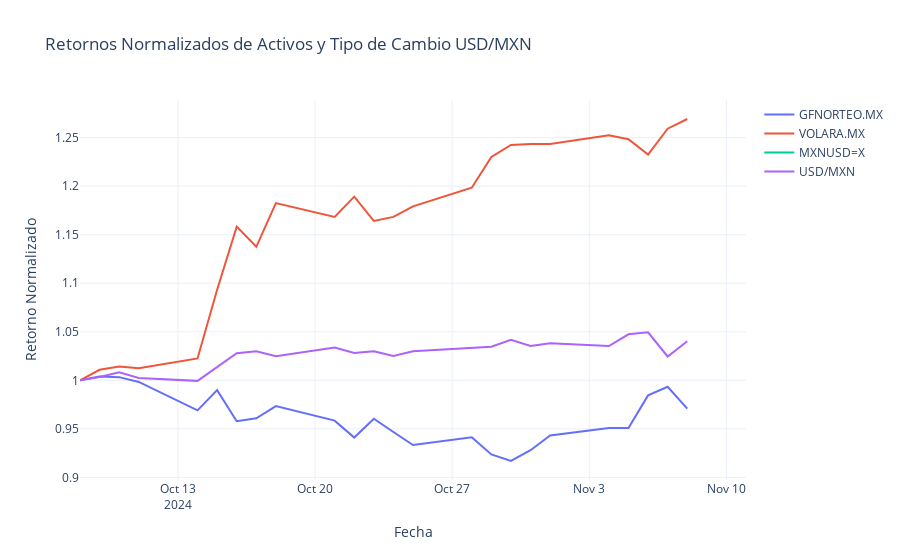

Write notebook code for a chart like this one.
### Markdown cell above
## 3. Análisis Estadístico de los Datos

### Code cell
# Lista de tickers relevantes (acciones y tipo de cambio USD/MXN)
mx_tickers = ['GFNORTEO.MX', 'VOLARA.MX', 'MXNUSD=X']

# Obtener datos de tipo de cambio USD/MXN desde Banxico
fx_data = collector.get_banxico_data(start_date_str, end_date_str)
if fx_data.empty:
    print("No se obtuvieron datos de tipo de cambio USD/MXN.")
else:
    # Calcular rendimientos logarítmicos de USD/MXN para medir volatilidad
    fx_data['returns_usd_mxn'] = np.log(fx_data['usdmxn_fix'] / fx_data['usdmxn_fix'].shift(1))

    # Obtener datos de acciones y tipo de cambio desde Yahoo Finance
    stocks_data = collector.get_yahoo_data(mx_tickers, start_date_str, end_date_str)
    if stocks_data.empty:
        print("No se obtuvieron datos para los tickers proporcionados.")
    else:
        # Extraer precios de cierre y agregar tipo de cambio USD/MXN
        close_prices = pd.DataFrame({ticker: stocks_data[(ticker, 'Close')] for ticker in mx_tickers if (ticker, 'Close') in stocks_data.columns})
        close_prices['USD/MXN'] = fx_data['usdmxn_fix']

        # Visualización de Retornos Normalizados
        fig = go.Figure()
        for ticker in close_prices.columns:
            normalized_price = close_prices[ticker] / close_prices[ticker].iloc[0]
            fig.add_trace(go.Scatter(x=close_prices.index, y=normalized_price, mode='lines', name=ticker))
        fig.update_layout(title='Retornos Normalizados de Activos y Tipo de Cambio USD/MXN', xaxis_title='Fecha', yaxis_title='Retorno Normalizado', template='plotly_white')
        fig.show()

        # Calcular y visualizar matriz de correlación
        corr_matrix = close_prices.corr()
        plt.figure(figsize=(10, 8))
        sns.heatmap(corr_matrix, annot=True, cmap='coolwarm', center=0)
        plt.title('Matriz de Correlación entre Activos y Tipo de Cambio USD/MXN')
        plt.show()

        # Análisis de Rendimientos y Volatilidad del Tipo de Cambio USD/MXN
        print("\nEstadísticas de Rendimientos del Tipo de Cambio USD/MXN:")
        print(fx_data['returns_usd_mxn'].describe())

        # Análisis de estadísticas de los precios de cierre de los activos
        print("\nEstadísticas de Precios de Cierre:")
        for ticker in close_prices.columns:
            print(f"\nTicker: {ticker}")
            print(close_prices[ticker].describe())

### Figure 1 — Plotly figure (JSON) as saved in the notebook; plotly's stock layout.template omitted (floating-point values rounded to 4 significant figures)
{"data": [{"mode": "lines", "name": "GFNORTEO.MX", "type": "scatter", "x": ["2024-10-08T00:00:00", "2024-10-09T00:00:00", "2024-10-10T00:00:00", "2024-10-11T00:00:00", "2024-10-14T00:00:00", "2024-10-15T00:00:00", "2024-10-16T00:00:00", "2024-10-17T00:00:00", "2024-10-18T00:00:00", "2024-10-21T00:00:00", "2024-10-22T00:00:00", "2024-10-23T00:00:00", "2024-10-24T00:00:00", "2024-10-25T00:00:00", "2024-10-28T00:00:00", "2024-10-29T00:00:00", "2024-10-30T00:00:00", "2024-10-31T00:00:00", "2024-11-01T00:00:00", "2024-11-04T00:00:00", "2024-11-05T00:00:00", "2024-11-06T00:00:00", "2024-11-07T00:00:00", "2024-11-08T00:00:00", "2024-11-11T00:00:00"], "y": [1, 1.004, 1.003, 0.9983, 0.969, 0.9899, 0.9579, 0.9609, 0.9735, 0.9585, 0.941, 0.9604, 0.9467, 0.9334, 0.9414, 0.9236, 0.9169, 0.928, 0.9433, 0.951, 0.951, 0.9845, 0.9934, 0.9708, null]}, {"mode": "lines", "name": "VOLARA.MX", "type": "scatter", "x": ["2024-10-08T00:00:00", "2024-10-09T00:00:00", "2024-10-10T00:00:00", "2024-10-11T00:00:00", "2024-10-14T00:00:00", "2024-10-15T00:00:00", "2024-10-16T00:00:00", "2024-10-17T00:00:00", "2024-10-18T00:00:00", "2024-10-21T00:00:00", "2024-10-22T00:00:00", "2024-10-23T00:00:00", "2024-10-24T00:00:00", "2024-10-25T00:00:00", "2024-10-28T00:00:00", "2024-10-29T00:00:00", "2024-10-30T00:00:00", "2024-10-31T00:00:00", "2024-11-01T00:00:00", "2024-11-04T00:00:00", "2024-11-05T00:00:00", "2024-11-06T00:00:00", "2024-11-07T00:00:00", "2024-11-08T00:00:00", "2024-11-11T00:00:00"], "y": [1, 1.011, 1.014, 1.012, 1.023, 1.093, 1.158, 1.137, 1.182, 1.168, 1.189, 1.164, 1.168, 1.179, 1.198, 1.23, 1.242, 1.243, 1.243, 1.252, 1.248, 1.232, 1.259, 1.269, null]}, {"mode": "lines", "name": "MXNUSD=X", "type": "scatter", "x": ["2024-10-08T00:00:00", "2024-10-09T00:00:00", "2024-10-10T00:00:00", "2024-10-11T00:00:00", "2024-10-14T00:00:00", "2024-10-15T00:00:00", "2024-10-16T00:00:00", "2024-10-17T00:00:00", "2024-10-18T00:00:00", "2024-10-21T00:00:00", "2024-10-22T00:00:00", "2024-10-23T00:00:00", "2024-10-24T00:00:00", "2024-10-25T00:00:00", "2024-10-28T00:00:00", "2024-10-29T00:00:00", "2024-10-30T00:00:00", "2024-10-31T00:00:00", "2024-11-01T00:00:00", "2024-11-04T00:00:00", "2024-11-05T00:00:00", "2024-11-06T00:00:00", "2024-11-07T00:00:00", "2024-11-08T00:00:00", "2024-11-11T00:00:00"], "y": [null, null, null, null, null, null, null, null, null, null, null, null, null, null, null, null, null, null, null, null, null, null, null, null, null]}, {"mode": "lines", "name": "USD/MXN", "type": "scatter", "x": ["2024-10-08T00:00:00", "2024-10-09T00:00:00", "2024-10-10T00:00:00", "2024-10-11T00:00:00", "2024-10-14T00:00:00", "2024-10-15T00:00:00", "2024-10-16T00:00:00", "2024-10-17T00:00:00", "2024-10-18T00:00:00", "2024-10-21T00:00:00", "2024-10-22T00:00:00", "2024-10-23T00:00:00", "2024-10-24T00:00:00", "2024-10-25T00:00:00", "2024-10-28T00:00:00", "2024-10-29T00:00:00", "2024-10-30T00:00:00", "2024-10-31T00:00:00", "2024-11-01T00:00:00", "2024-11-04T00:00:00", "2024-11-05T00:00:00", "2024-11-06T00:00:00", "2024-11-07T00:00:00", "2024-11-08T00:00:00", "2024-11-11T00:00:00"], "y": [1, 1.003, 1.008, 1.002, 0.9994, 1.014, 1.028, 1.03, 1.025, 1.034, 1.028, 1.03, 1.025, 1.03, 1.033, 1.034, 1.042, 1.035, 1.038, 1.035, 1.047, 1.049, 1.025, 1.04, null]}], "layout": {"title": {"text": "Retornos Normalizados de Activos y Tipo de Cambio USD/MXN"}, "xaxis": {"title": {"text": "Fecha"}}, "yaxis": {"title": {"text": "Retorno Normalizado"}}}}
